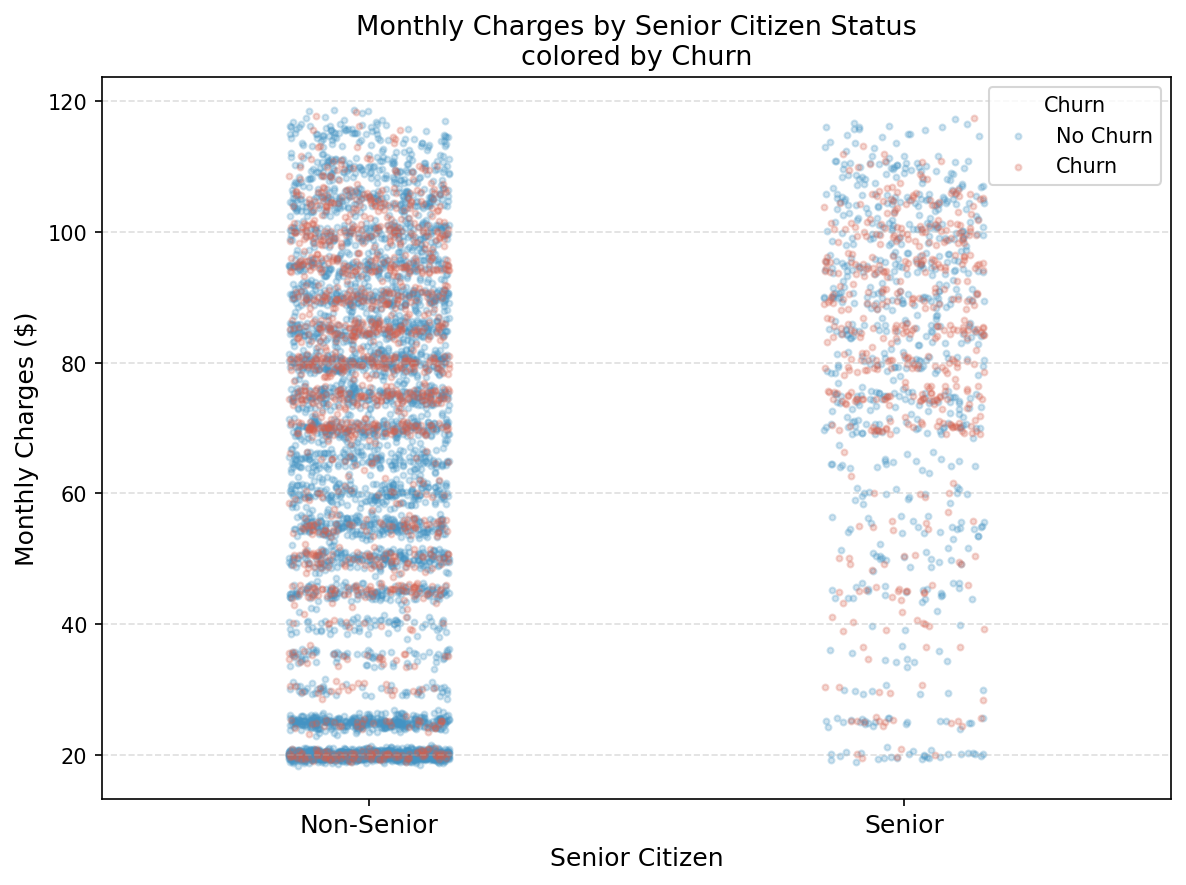

Here is the Python script that generated this plot:
import pathlib
import pandas as pd
import matplotlib
matplotlib.use("Agg")
import matplotlib.pyplot as plt
import numpy as np

HERE = pathlib.Path(__file__).resolve().parent
DATA = HERE.parent / "data" / "processed" / "cleaned_telco_customer_churn.csv"

df = pd.read_csv(DATA).dropna(subset=["total_charges"])

colors   = {0: "#4393c3", 1: "#d6604d"}
labels   = {0: "No Churn", 1: "Churn"}
x_labels = {0: "Non-Senior", 1: "Senior"}

rng = np.random.default_rng(42)


def strip_plot(y_col: str, y_label: str, title: str, out_path: pathlib.Path) -> None:
    fig, ax = plt.subplots(figsize=(8, 6))
    for churn_val in [0, 1]:
        for senior_val in [0, 1]:
            mask = (df["churn"] == churn_val) & (df["senior_citizen"] == senior_val)
            n = mask.sum()
            jitter = rng.uniform(-0.15, 0.15, n)
            ax.scatter(
                senior_val + jitter,
                df.loc[mask, y_col],
                color=colors[churn_val],
                alpha=0.25,
                s=8,
                label=labels[churn_val] if senior_val == 0 else "_nolegend_",
            )
    ax.set_xticks([0, 1])
    ax.set_xticklabels([x_labels[0], x_labels[1]], fontsize=12)
    ax.set_xlabel("Senior Citizen", fontsize=12)
    ax.set_ylabel(y_label, fontsize=12)
    ax.set_title(title, fontsize=13)
    ax.legend(title="Churn", fontsize=10, title_fontsize=10)
    ax.grid(axis="y", linestyle="--", alpha=0.4)
    ax.set_xlim(-0.5, 1.5)
    fig.tight_layout()
    fig.savefig(out_path, dpi=150, bbox_inches="tight")
    print(f"Saved → {out_path}")
    plt.close(fig)


strip_plot(
    "tenure",
    "Tenure (months)",
    "Tenure by Senior Citizen Status\ncolored by Churn",
    HERE / "senior_tenure.png",
)

strip_plot(
    "monthly_charges",
    "Monthly Charges ($)",
    "Monthly Charges by Senior Citizen Status\ncolored by Churn",
    HERE / "senior_monthly_charges.png",
)
